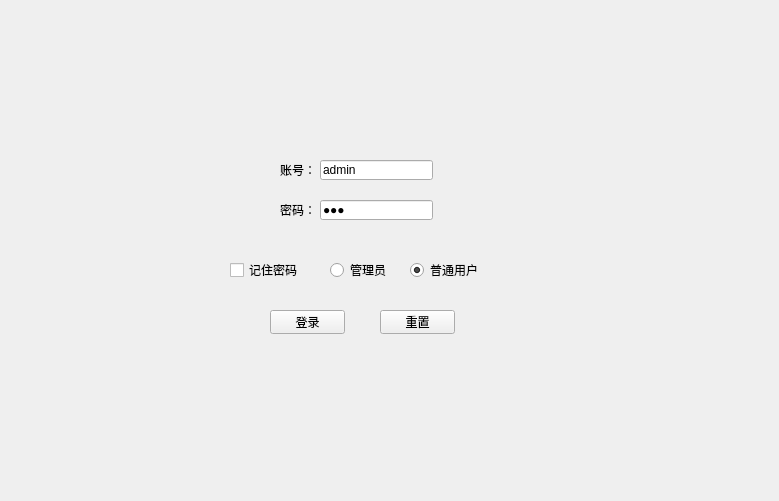
<?xml version="1.0" encoding="UTF-8"?>
<ui version="4.0">
 <class>Form</class>
 <widget class="QWidget" name="Form">
  <property name="geometry">
   <rect>
    <x>0</x>
    <y>0</y>
    <width>779</width>
    <height>501</height>
   </rect>
  </property>
  <property name="windowTitle">
   <string>25软件5班</string>
  </property>
  <widget class="QLabel" name="label">
   <property name="geometry">
    <rect>
     <x>280</x>
     <y>160</y>
     <width>51</width>
     <height>20</height>
    </rect>
   </property>
   <property name="text">
    <string>账号：</string>
   </property>
  </widget>
  <widget class="QLineEdit" name="txt_username">
   <property name="geometry">
    <rect>
     <x>320</x>
     <y>160</y>
     <width>113</width>
     <height>20</height>
    </rect>
   </property>
   <property name="text">
    <string>admin</string>
   </property>
  </widget>
  <widget class="QLineEdit" name="txt_pwd">
   <property name="geometry">
    <rect>
     <x>320</x>
     <y>200</y>
     <width>113</width>
     <height>20</height>
    </rect>
   </property>
   <property name="text">
    <string>123</string>
   </property>
   <property name="echoMode">
    <enum>QLineEdit::Password</enum>
   </property>
  </widget>
  <widget class="QLabel" name="label_2">
   <property name="geometry">
    <rect>
     <x>280</x>
     <y>200</y>
     <width>51</width>
     <height>20</height>
    </rect>
   </property>
   <property name="text">
    <string>密码：</string>
   </property>
  </widget>
  <widget class="QPushButton" name="btn_login">
   <property name="geometry">
    <rect>
     <x>270</x>
     <y>310</y>
     <width>75</width>
     <height>24</height>
    </rect>
   </property>
   <property name="text">
    <string>登录</string>
   </property>
  </widget>
  <widget class="QPushButton" name="btn_reset">
   <property name="geometry">
    <rect>
     <x>380</x>
     <y>310</y>
     <width>75</width>
     <height>24</height>
    </rect>
   </property>
   <property name="text">
    <string>重置</string>
   </property>
  </widget>
  <widget class="QRadioButton" name="radio_admin">
   <property name="geometry">
    <rect>
     <x>330</x>
     <y>260</y>
     <width>95</width>
     <height>20</height>
    </rect>
   </property>
   <property name="text">
    <string>管理员</string>
   </property>
  </widget>
  <widget class="QRadioButton" name="radio_user">
   <property name="geometry">
    <rect>
     <x>410</x>
     <y>260</y>
     <width>95</width>
     <height>20</height>
    </rect>
   </property>
   <property name="text">
    <string>普通用户</string>
   </property>
   <property name="checked">
    <bool>true</bool>
   </property>
  </widget>
  <widget class="QCheckBox" name="check_pwd">
   <property name="geometry">
    <rect>
     <x>230</x>
     <y>260</y>
     <width>79</width>
     <height>20</height>
    </rect>
   </property>
   <property name="text">
    <string>记住密码</string>
   </property>
  </widget>
 </widget>
 <resources/>
 <connections/>
</ui>
